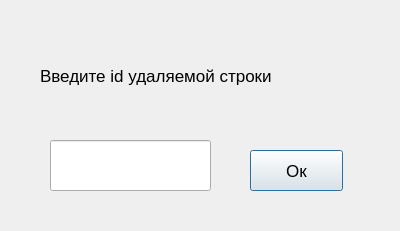
<?xml version="1.0" encoding="UTF-8"?>
<ui version="4.0">
 <class>Dialog</class>
 <widget class="QDialog" name="Dialog">
  <property name="geometry">
   <rect>
    <x>0</x>
    <y>0</y>
    <width>400</width>
    <height>231</height>
   </rect>
  </property>
  <property name="windowTitle">
   <string>Dialog</string>
  </property>
  <widget class="QLabel" name="label">
   <property name="geometry">
    <rect>
     <x>40</x>
     <y>40</y>
     <width>321</width>
     <height>71</height>
    </rect>
   </property>
   <property name="font">
    <font>
     <pointsize>13</pointsize>
    </font>
   </property>
   <property name="text">
    <string>Введите id удаляемой строки</string>
   </property>
  </widget>
  <widget class="QLineEdit" name="lineEdit">
   <property name="geometry">
    <rect>
     <x>50</x>
     <y>140</y>
     <width>161</width>
     <height>51</height>
    </rect>
   </property>
   <property name="font">
    <font>
     <pointsize>12</pointsize>
    </font>
   </property>
  </widget>
  <widget class="QPushButton" name="pushButton">
   <property name="geometry">
    <rect>
     <x>250</x>
     <y>150</y>
     <width>93</width>
     <height>41</height>
    </rect>
   </property>
   <property name="font">
    <font>
     <pointsize>13</pointsize>
    </font>
   </property>
   <property name="text">
    <string>Ок</string>
   </property>
  </widget>
 </widget>
 <resources/>
 <connections/>
</ui>
